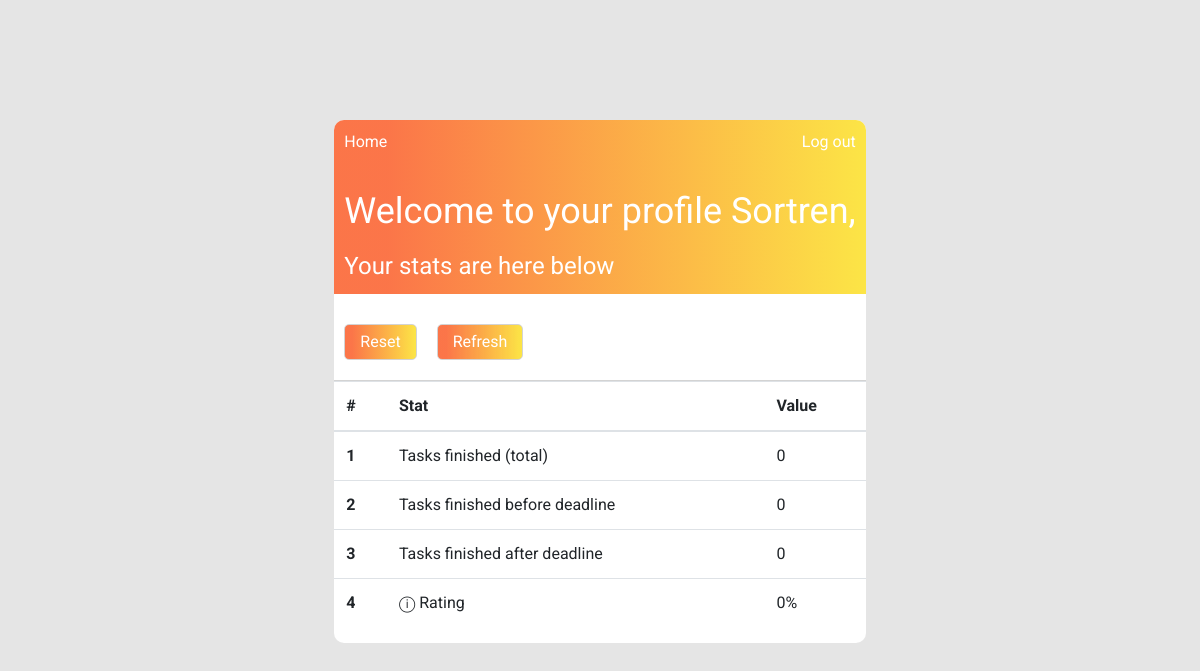
The page /profile/ (signed in) on the database as committed earlier.
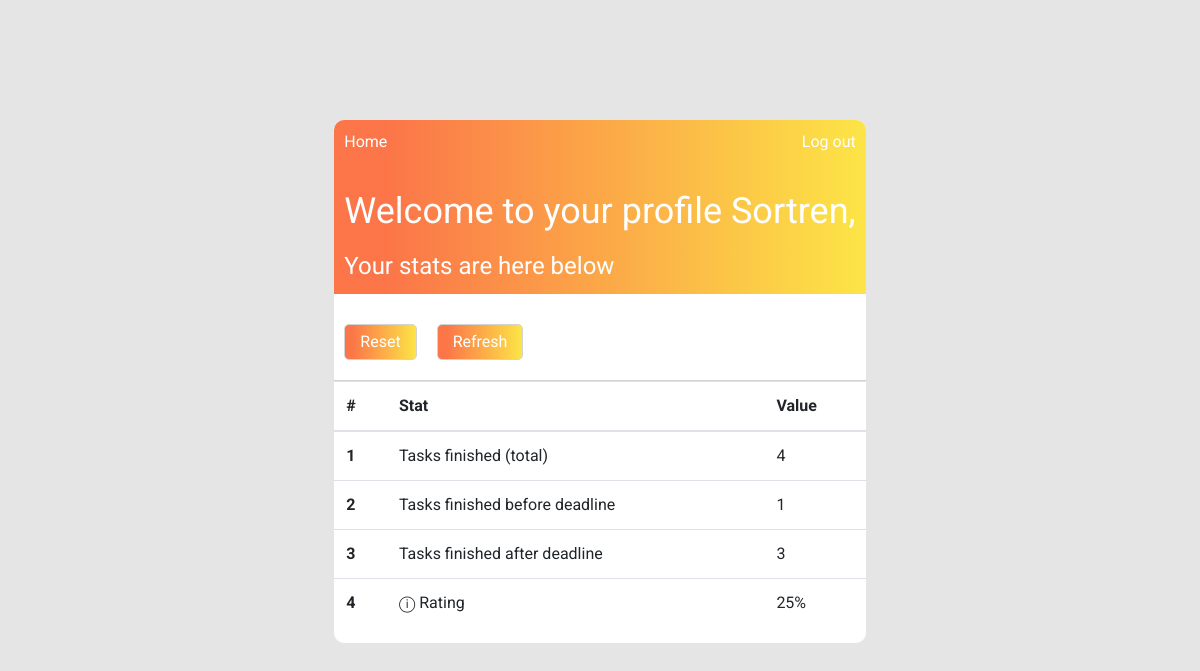
The same page on the database as committed later.
### users/models.py (models this page shows, shortened)
class Profile(models.Model):
    user = models.OneToOneField(User, on_delete=models.CASCADE)
    total_tasks_finished = models.PositiveIntegerField(default=0)
    finished_before_deadline = models.PositiveIntegerField(default=0)
    finished_after_deadline = models.PositiveIntegerField(default=0)
    rating = models.PositiveIntegerField(
        default=0, validators=[validate_rating])

### users/views.py (the view)
# urls.py: path('profile/', include('users.urls')),
@require_http_methods(['GET'])
@login_required
def profile(request):
    profile = Profile.objects.get(user=request.user)
    context = {
        'profile': profile
    }
    return render(request, 'users/profile.html', context)

### users/templates/users/profile.html (shortened to what this page needs)
{% extends "to_do/base_home.html" %}
{% block header%}
  <span class="welcome">Welcome to your profile <a href = "{% url 'profile' %} " class = "username">{{ user.username }},</a></span>
{% endblock header%}
{% block mid-panel %}
  <div class="sort">
    <form method="POST" action="reset-stats/" class="reset">
      <button class = "button" type="submit">Reset</button>
    </form>
    <form method="POST" action="refresh-stats/" class="reset">
      <button class = "button" type="submit">Refresh</button>
    </form>
  </div>
{% endblock mid-panel %}
{% block tasks-to-do %}
    <span class="incomplete">
      Your stats are here below
    </span>
{% endblock tasks-to-do %}
{% block profile%}
    <div class = "tasks-container">
      <table class="table">
        <thead>
          <tr>
            <th scope="col">#</th>
            <th scope="col">Stat</th>
            <th scope="col">Value</th>
          </tr>
        </thead>
        <tbody>
          <tr>
            <th scope="row">1</th>
            <td>Tasks finished (total)</td>
            <td>{{profile.total_tasks_finished}}</td>
          </tr>
          <tr>
            <th scope="row">2</th>
            <td>Tasks finished before deadline</td>
            <td>{{profile.finished_before_deadline}}</td>
          </tr>
          <tr>
            <th scope="row">3</th>
            <td>Tasks finished after deadline</td>
            <td>{{profile.finished_after_deadline}}</td>
          </tr>
          <tr>
            <th scope="row">4</th>
              <td>
                <span data-bs-toggle="tooltip" data-bs-placement="top" title="Rating is basically the percantage of your tasks finished before deadline to the total amount of tasks finished, thus you can know how on-time are" class="hidden-info">&#9432</span>
                <span>Rating</span>
              </td>
            <td>{{profile.rating}}%</td>
          </tr>
        </tbody>
      </table>
    </div>
{% endblock profile%}

Rows that differ between the two databases and show on the page:
changed Profile: total_tasks_finished "0" → "4"; finished_before_deadline "0" → "1"; finished_after_deadline "0" → "3"; rating "0" → "25"
